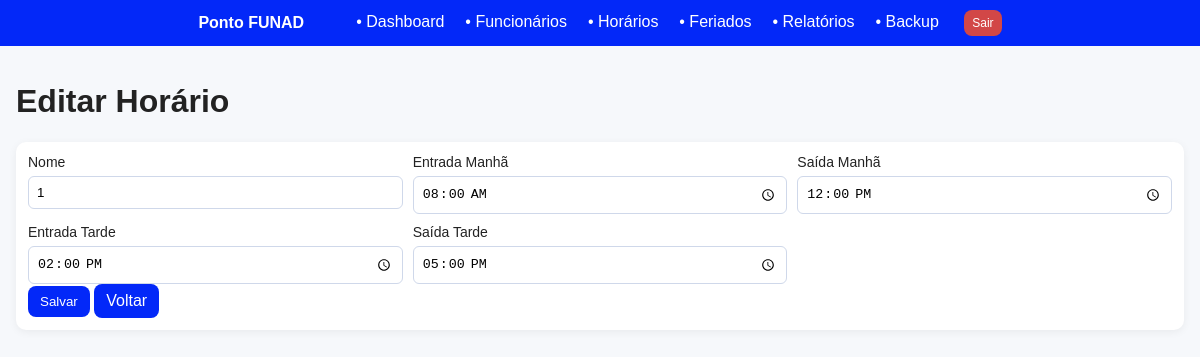
Page /horarios/2/editar (signed in) on the committed database.
### app.py (models this page shows)
class Schedule(db.Model):
    id = db.Column(db.Integer, primary_key=True)
    nome = db.Column(db.String(120), nullable=False)
    entrada_manha = db.Column(db.String(5), default="08:00")
    saida_manha = db.Column(db.String(5), default="12:00")
    entrada_tarde = db.Column(db.String(5), default="14:00")
    saida_tarde = db.Column(db.String(5), default="18:00")

### app.py (the view, shortened to what this page needs)
@app.route("/horarios/<int:sid>/editar", methods=["GET","POST"])
@login_required
def horario_editar(sid):
    s = Schedule.query.get_or_404(sid)
    return render_template("horario_form.html", s=s)

### app.py (called while the page is built)
@login_manager.user_loader
def load_user(user_id): return User.query.get(int(user_id))

@app.before_request
def make_session_non_permanent():
    session.permanent = False

### templates/horario_form.html
{% extends 'base.html' %}
{% block content %}
<h1>{{ 'Editar' if s else 'Novo' }} Horário</h1>
<form method="post" class="form">
  <div class="grid">
    <label>Nome <input type="text" name="nome" value="{{ s.nome if s else '' }}" required></label>
    <label>Entrada Manhã <input type="time" name="entrada_manha" value="{{ s.entrada_manha if s else '08:00' }}"></label>
    <label>Saída Manhã <input type="time" name="saida_manha" value="{{ s.saida_manha if s else '12:00' }}"></label>
    <label>Entrada Tarde <input type="time" name="entrada_tarde" value="{{ s.entrada_tarde if s else '14:00' }}"></label>
    <label>Saída Tarde <input type="time" name="saida_tarde" value="{{ s.saida_tarde if s else '18:00' }}"></label>
  </div>
  <div class="actions">
    <button class="btn" type="submit">Salvar</button>
    <a class="btn" href="{{ url_for('horarios') }}">Voltar</a>
  </div>
</form>
{% endblock %}

### static/style.css (style rules this page uses)
* { box-sizing:border-box }
body { font-family:Arial,Helvetica,sans-serif;margin:0;background:#f6f8fb;color:#222 }
.form,.form-inline { background:#ffffff;padding:12px;border-radius:10px;box-shadow:0 2px 8px rgba(0,0,0,.06);margin-bottom:12px }
.form .grid { display:grid;grid-template-columns:repeat(3,1fr);gap:10px }
label { display:flex;flex-direction:column;font-size:14px;gap:6px }
input,select { padding:8px;border:1px solid #cfd8ea;border-radius:6px }
.btn { background:#0328f8;color:#ffffff;border:none;padding:8px 12px;border-radius:8px;text-decoration:none;cursor:pointer;display:inline-block }

### rows in the picture
Schedule: nome "1", entrada_manha "08:00", saida_manha "12:00", entrada_tarde "14:00", saida_tarde "17:00"

### other values in the picture
{{ 'Editar' if s else 'Novo' }} "Editar"
